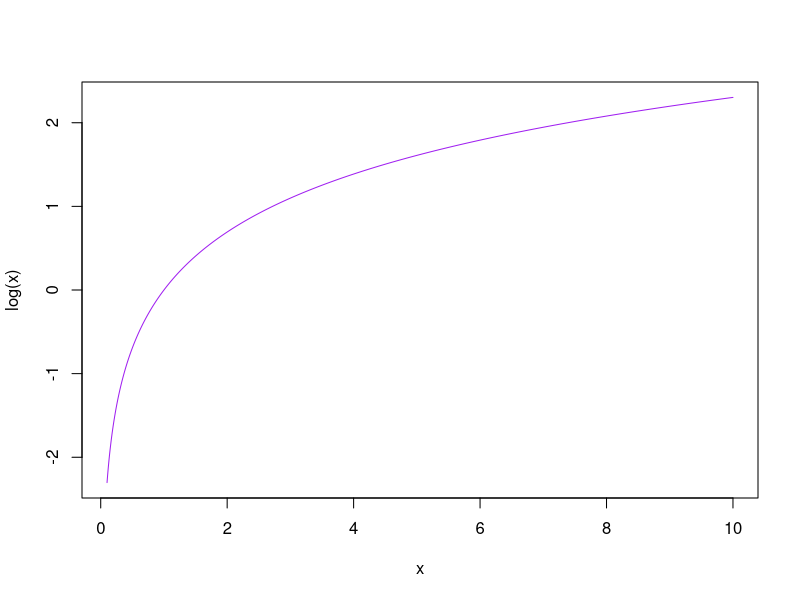
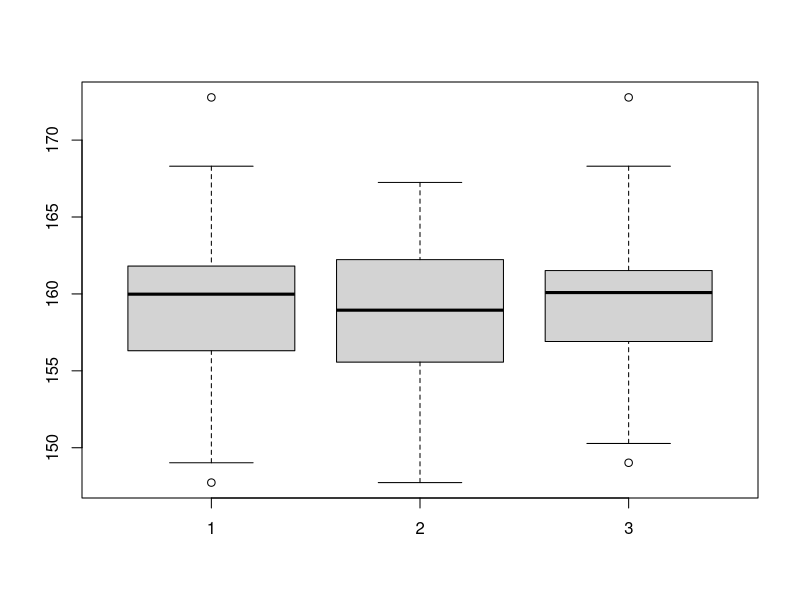

Source code (R) for these figures, in order:
## ---- chunk 1
knitr::opts_chunk$set(echo = TRUE)
## ---- chunk 2
x <- seq(from=0,to=100,by=1)
mean(x)
sd(x)
## ---- chunk 3
x <- seq(from=0.1,to=10,by=0.01)
length(x)
plot(x,log(x),type='l',col='purple')
## ---- chunk 4
x <- c(1,2,4)
class(x)
y <- c(sqrt(2),sqrt(3),sqrt(5))
y
class(y)
z <- c('pepito','juanito','zumalacarregui')
z
class(z)
       
## ---- chunk 5
taille <- c(1.88, 1.65, 1.92, 1.76)
taille
class(taille)
sexe <- c("h", "f", "h", "f")
sexe
class(sexe)

## ---- chunk 6
x <- rep('pepito',3)
x
y <- rep(c(sqrt(2),3),4)
y
## ---- chunk 7
x <- seq(from=-10,to=10,by=2.5)
x
## ---- chunk 8
x
x[3:5]
length(x[3:5])
## ---- chunk 9
pi
LETTERS
letters
month.name
month.abb
## ---- chunk 10
taille <- c(1.88, NA, 1.65, 1.92, 1.76, NA)
taille
mean(taille,na ='TRUE')
sd(taille,na ='TRUE')
length(taille)
class(taille)
is.na(taille)
summary(taille)
sexe <- c("h", "f", NA, "h", NA, "f")
sexe
## ---- chunk 11
sexe <- c(rep('f',25),rep('h',50))
taille <- rnorm(75,160,5)
bd <- data.frame(sexe,taille)
taille.f <- bd$taille[sexe == 'f']
taille.h <- bd$taille[sexe == 'h']
boxplot(taille,taille.f,taille.h)
